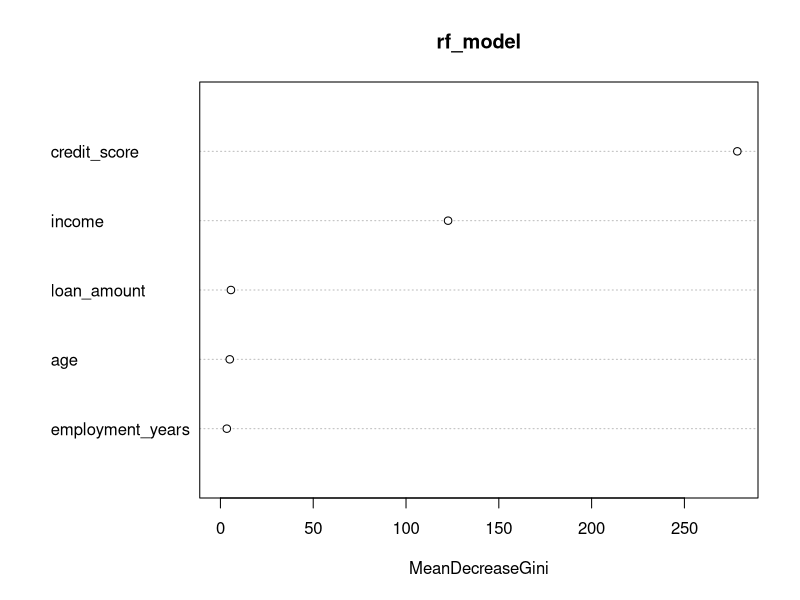
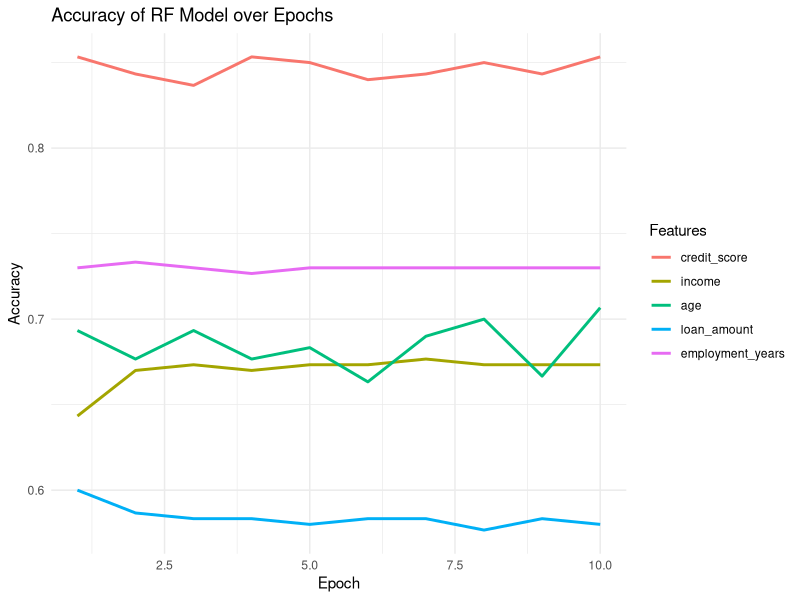

These figures' R source, in order:
## ---- chunk 1
# Install and load necessary packages
if (!require(randomForest)) {
  # Check if the package 'randomForest' is installed; if not, install it
  install.packages("randomForest", dependencies = TRUE)
}
library(randomForest)  # Load the 'randomForest' package for random forest modeling

# Set a seed for reproducibility
set.seed(123)  # Ensures that random processes in the script are replicable

# Generate a synthetic dataset
num_samples <- 1000  # Define the number of samples/data points

# Generate random data for each attribute:
customer_id <- 1:num_samples  # Unique ID for each customer
age <- sample(18:70, num_samples, replace = TRUE)  # Randomly sample ages between 18 and 70
credit_score <- sample(300:850, num_samples, replace = TRUE)  # Random credit scores between 300 and 850
loan_amount <- sample(1000:50000, num_samples, replace = TRUE)  # Random loan amounts between 1000 and 50000
employment_years <- sample(0:40, num_samples, replace = TRUE)  # Random employment duration between 0 and 40 years
income <- sample(20000:150000, num_samples, replace = TRUE)  # Random income values between 20000 and 150000
default <- factor(sample(c("No", "Yes"), num_samples, replace = TRUE), levels = c("No", "Yes"))  # Random 'default' status (Yes/No)

# Combine the generated data into a single data frame:
loan_data <- data.frame(
  customer_id,
  age,
  credit_score,
  loan_amount,
  employment_years,
  income,
  default
)

# Split the data into training (70%) and test (30%) sets
sample_index <- sample(seq_len(nrow(loan_data)), size = 0.7 * nrow(loan_data))  # Randomly select 70% of data for training
train_data <- loan_data[sample_index, ]  # Create training set
test_data <- loan_data[-sample_index, ]  # Create test set (remaining 30%)

# Fit the random forest model on training data
rf_model <- randomForest(default ~ . - customer_id, data = train_data, ntree = 100)
# Uses 'randomForest' to build a model predicting 'default' based on all features except 'customer_id' with 100 trees

# Predict on the test set
predictions <- predict(rf_model, test_data)  # Get model's predictions on test set

# Calculate the accuracy on the test set
accuracy <- sum(predictions == test_data$default) / nrow(test_data)  # Calculate accuracy by comparing predictions to actual values
print(paste("Accuracy on test set:", accuracy))  # Print the accuracy result
## ---- chunk 2
# Install and load necessary packages
if (!require(randomForest)) {
  # Check if the package 'randomForest' is installed; if not, install it
  install.packages("randomForest", dependencies = TRUE)
}
library(randomForest)  # Load the 'randomForest' package for using random forest algorithms

# Set a seed for reproducibility
set.seed(123)  # Ensures consistent randomness for replicable results

# Generate a synthetic dataset
num_samples <- 1000  # Define the total number of data points or samples

# Generate individual attributes for the dataset:
customer_id <- 1:num_samples  # Create a unique ID for each customer
age <- sample(18:70, num_samples, replace = TRUE)  # Randomly sample ages between 18 and 70

# Changed range for credit scores to reflect higher credit scores
credit_score <- sample(500:850, num_samples, replace = TRUE)

# Modified the range for loan amounts to represent higher loans
loan_amount <- sample(5000:80000, num_samples, replace = TRUE)

# Adjusted employment years for more realistic range (1 to 30 years)
employment_years <- sample(1:30, num_samples, replace = TRUE)

# Modified the income range to represent higher incomes
income <- sample(30000:200000, num_samples, replace = TRUE)

# Create a 'default' variable based on the relationships:
# Customers with higher credit scores (> 700) and higher incomes (> 80000) are less likely to default
default <- factor(ifelse(credit_score > 700 & income > 80000, "No", "Yes"), levels = c("No", "Yes"))

# Aggregate the generated attributes into a single dataframe:
loan_data <- data.frame(
  customer_id,
  age,
  credit_score,
  loan_amount,
  employment_years,
  income,
  default
)

# Split the data into training (70%) and test (30%) sets
sample_index <- sample(seq_len(nrow(loan_data)), size = 0.7 * nrow(loan_data))  # Randomly select 70% of data for training
train_data <- loan_data[sample_index, ]  # Extract the training set based on the sampled indices
test_data <- loan_data[-sample_index, ]  # Use the remaining 30% for the test set

# Train the random forest model
rf_model <- randomForest(default ~ . - customer_id, data = train_data, ntree = 100)
# Train the model to predict 'default' using all attributes except 'customer_id'; use 100 decision trees

# Make predictions on the test set
predictions <- predict(rf_model, test_data)  # Apply the trained model on test set to get predictions

# Calculate the accuracy of the model on the test set
accuracy <- sum(predictions == test_data$default) / nrow(test_data)  # Compute accuracy by comparing predicted vs. actual 'default' values
print(paste("Accuracy on test set:", accuracy))  # Print the accuracy result
## ---- chunk 3
# Save the loan_data dataset to a CSV file
write.csv(loan_data, "loan_data.csv", row.names = FALSE)
## ---- chunk 4
# Install and load necessary packages
if (!require(randomForest)) {
  install.packages("randomForest", dependencies = TRUE)
}
library(randomForest)

# Fit the random forest model on the entire dataset
rf_model <- randomForest(default ~ . - customer_id, data = loan_data, ntree = 100)

# Plot feature importances
varImpPlot(rf_model)
## ---- chunk 5
# Load the ggplot2 package
library(ggplot2)

# Define the features that we want to evaluate and some constants for the loop
features <- c("credit_score", "income", "age", "loan_amount", "employment_years")
num_epochs <- 10
epoch_step <- 10  # How many trees to add for each epoch

# Initialize a matrix to store accuracy for each feature over the epochs
accuracies <- matrix(0, nrow = num_epochs, ncol = length(features))

# Train the model for each feature separately
# Evaluate the model accuracy over an increasing number of trees (epochs)
for (j in 1:length(features)) {
  for (i in 1:num_epochs) {
    n_trees <- i * epoch_step  # Number of trees in the forest for the current epoch
    formula <- as.formula(paste("default ~", features[j]))  # Create a formula for the current feature
    rf_single_feature <- randomForest(formula, data = train_data, ntree = n_trees)  # Train a RF model
    predictions <- predict(rf_single_feature, test_data)  # Predict on the test set using the current model
    accuracies[i, j] <- sum(predictions == test_data$default) / nrow(test_data)  # Compute the accuracy and store it
  }
}

# Convert the accuracy matrix to a data frame for plotting
accuracy_df <- as.data.frame(accuracies)
accuracy_df$Epoch <- 1:num_epochs  # Add an Epoch column to the data frame

# Melt the data frame to a long format suitable for ggplot2
library(reshape2)
accuracy_melted <- melt(accuracy_df, id.vars = "Epoch")

# Plot the results using ggplot2
p <- ggplot(accuracy_melted, aes(x = Epoch, y = value, color = variable)) +
  geom_line(size = 1) +
  labs(title = "Accuracy of RF Model over Epochs", x = "Epoch", y = "Accuracy") +
  theme_minimal() +
  scale_color_discrete(name = "Features", labels = features)  # Adjust the color scale to use actual feature names

print(p)  # Display the plot
